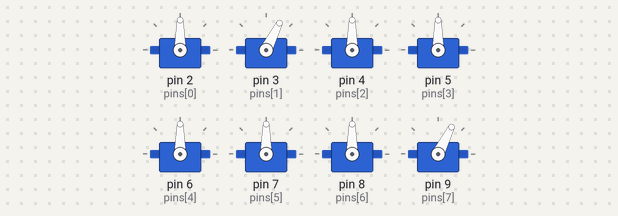
The sketch below on a simulated Arduino Uno, built with avr-gcc and run on an emulated ATmega328P. Parts: 8 × servo.

Above: at 3.65 s.
At 3.9 s:
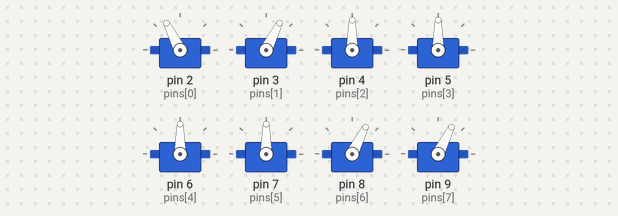
At 4.2 s:
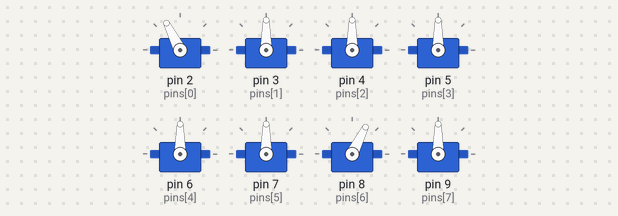
At 6.05 s:
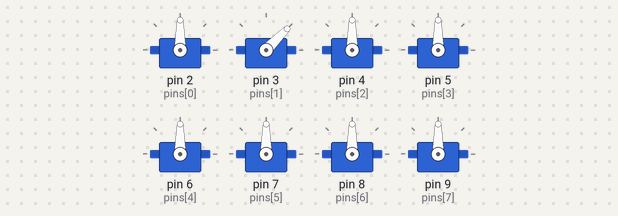
At 7.45 s:
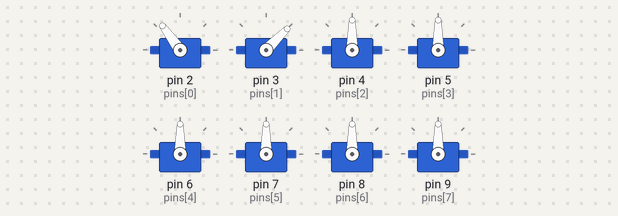
At 11.3 s:
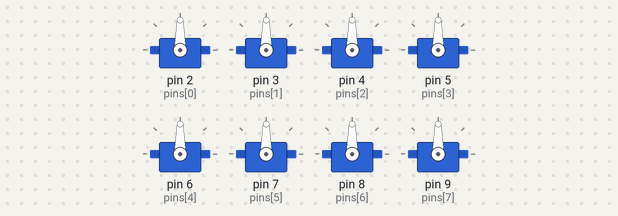
Timing chart, 0 to 13.6 s (numbered marks = the images above):
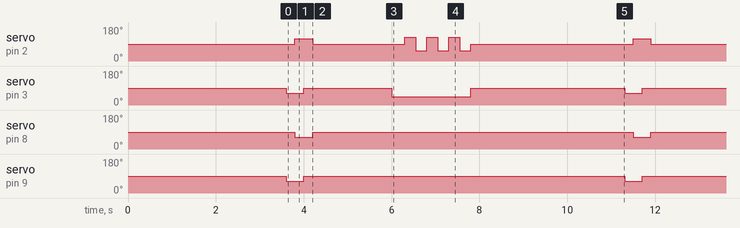

The sketch:

spider_control.ino
```cpp
#include <Servo.h>

Servo myServos[8];

/*
  تقسيم المحركات على المنافذ:
  الرجل 1 (أمامية يمين): ورك -> 2 ، ركبة -> 3
  الرجل 2 (أمامية يسار): ورك -> 4 ، ركبة -> 5
  الرجل 3 (خلفية يمين): ورك -> 6 ، ركبة -> 7
  الرجل 4 (خلفية يسار): ورك -> 8 ، ركبة -> 9
*/
int pins[] = {2, 3, 4, 5, 6, 7, 8, 9};

// الإعدادات الاحترافية للمدى ونقطة المنتصف
const int minPulse = 500;
const int maxPulse = 2500;
const int midPulse = 1500; // زاوية 90 درجة بالظبط (وضعية الاستعداد)

void setup() {
  // تشغيل الـ 8 محركات تتابعياً للأمان وتقليل سحب التيار المفاجئ
  for (int i = 0; i < 8; i++) {
    myServos[i].attach(pins[i], minPulse, maxPulse);
    myServos[i].writeMicroseconds(midPulse);
    delay(200); // تأخير بسيط بين كل محرك ومحرك
  }
  delay(2000); // انتظار ثانيتين بعد تشغيل كل المحركات قبل بدء الحركة
}

void loop() {
  // 1. تحرك خطوة للأمام
  stepForward();
  delay(1500); // انتظار استقرار الروبوت بعد الخطوة

  // 2. حركة التسليم (التلويح بالرجل الأمامية اليمنى)
  waveGoodbye();
  delay(3000); // انتظار 3 ثواني قبل إعادة تكرار الدورة كاملة
}

// دالة التحرك خطوة للأمام (تحريك الأرجل بشكل قطري لتوازن أفضل)
void stepForward() {
  // ارفع الركب للأرجل (أمامية يمين وخلفية يسار)
  myServos[1].writeMicroseconds(midPulse - 300); // ركبة أمامية يمين
  myServos[7].writeMicroseconds(midPulse - 300); // ركبة خلفية يسار
  delay(200);

  // حرك الأوراك للأمام
  myServos[0].writeMicroseconds(midPulse + 300); // ورك أمامية يمين
  myServos[6].writeMicroseconds(midPulse - 300); // ورك خلفية يسار
  delay(200);

  // نزل الركب للأرض لتثبيت الخطوة
  myServos[1].writeMicroseconds(midPulse);
  myServos[7].writeMicroseconds(midPulse);
  delay(200);

  // الآن اسحب الجسم للأمام عن طريق إرجاع الأوراك لوضعها الطبيعي وتجهيز الأرجل الأخرى
  myServos[0].writeMicroseconds(midPulse);
  myServos[6].writeMicroseconds(midPulse);
  delay(300);
}

void waveGoodbye() {
  // 1. ارفع الركبة الأمامية اليمنى للأعلى بالكامل
  myServos[1].writeMicroseconds(midPulse - 500);
  delay(300);

  // 2. حرك الورك يميناً ويساراً 3 مرات (حركة التلويح)
  for (int i = 0; i < 3; i++) {
    myServos[0].writeMicroseconds(midPulse + 400); // تحريك الورك لجهة
    delay(250);
    myServos[0].writeMicroseconds(midPulse - 400); // تحريك الورك للجهة الأخرى
    delay(250);
  }

  // 3. إعادة الرجل إلى وضعية التصفير (الاستقرار على الأرض)
  myServos[0].writeMicroseconds(midPulse);
  myServos[1].writeMicroseconds(midPulse);
  delay(500);
}
```

Measured:
- by itself, servo on pin 2 (pins[0]): repeats every 7.7 s: 90° 2.1 s, 3 × (126° 0.25 s, 54° 0.25 s), 90° 3.7 s, 117° 0.40 s
- by itself, servo on pin 3 (pins[1]): repeats every 7.7 s: 90° 2.0 s, 45° 1.8 s, 90° 3.5 s, 63° 0.40 s
- by itself, servo on pin 8 (pins[6]), servo on pin 9 (pins[7]): alternates 90° for 7.3 s and 63° for 0.40 s
